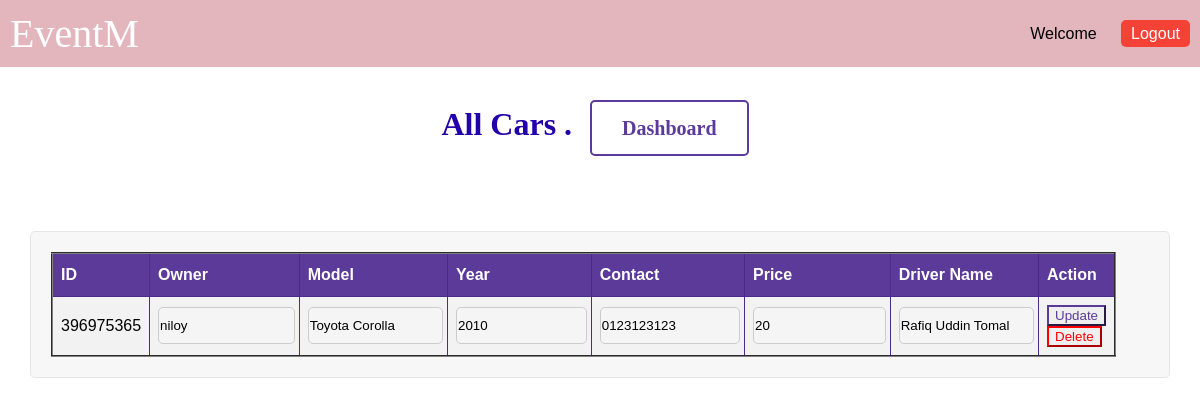
The page /admin/view_car_rent.php on the database its author committed.
### tables this page shows
CREATE TABLE `car_rent` (
  `id` int(9) NOT NULL,
  `owner` text NOT NULL,
  `model` varchar(200) NOT NULL,
  `year` varchar(128) NOT NULL,
  `contact` varchar(12) NOT NULL,
  `price` varchar(12) NOT NULL,
  `driver_name` varchar(200) NOT NULL
);

### admin/view_car_rent.php (the view, shortened to what this page needs)
<?php
include("../load_data.php");
$query = "SELECT * FROM car_rent";
$result = mysqli_query($connect, $query);
?>
<!DOCTYPE html>
<html lang="en">
<head>
</head>
<body>
    <?php include("topbar.php");
    ?>
    </div>
    <br>
    <h1 align=center>
        <font style='color: #2200AA ; font-family: "Times New Roman"'> All Cars      .     <a class="btn btn-login" href = "adashboard.php">Dashboard </a></font>
    </h1>
    <br>
    <br>
    <div class="dashboard">
    <div class="info-panel">
    <table id='customers' border="2">
    <tr>
        <th>ID</th>
        <th>Owner</th>
        <th>Model</th>
        <th>Year</th>
        <th>Contact</th>
        <th>Price</th>
        <th>Driver Name</th>
        <th>Action</th>
    </tr>
    <?php while ($row = mysqli_fetch_assoc($result)): ?>
        <tr>
            <td><?= $row['id'] ?></td>
            <td>
                <form method="post" action="<?php echo $_SERVER['PHP_SELF']; ?>">
                    <input type="text" id="new_owner" name="new_owner" value="<?= $row['owner']; ?>" required>
            </td>
            <td>
                <input type="text" id="new_model" name="new_model" value="<?= $row['model']; ?>" required>
            </td>
            <td>
                <input type="text" id="new_year" name="new_year" value="<?= $row['year']; ?>" required>
            </td>
            <td>
                <input type="text" id="new_contact" name="new_contact" value="<?= $row['contact']; ?>" required>
            </td>
            <td>
                <input type="text" id="new_price" name="new_price" value="<?= $row['price']; ?>" required>
            </td>
            <td>
                <input type="text" id="new_driver_name" name="new_driver_name" value="<?= $row['driver_name']; ?>"
                    required>
            </td>
            <td>
                <button type="submit" class="btn-login" onclick="return confirmUpdate()">Update</button>
                <form id="deleteForm_<?= $row['id'] ?>" method="post" action="<?php echo $_SERVER['PHP_SELF']; ?>">
                    <button type="button" class='btn-delete' onclick="confirmDelete(<?= $row['id'] ?>)">Delete</button>
                </form>
            </td>
        </tr>
    <?php endwhile; ?>
</table>
    </div>
</body>
</html>

### admin/admin_style.php (style rules this page uses)
body { font-family: Arial, sans-serif; margin: 0; padding: 0; }
input[type='text'], input[type='email'], input[type='number'], input[type='date'], input[type='password'] { width: 100%; padding-top: 10px; padding-bottom: 10px; padding-left: 1px; padding-right: 1px; margin-left: 0px; border: 1px solid #ccc; border-radius: 5px; background-color: rgba(255, 255, 255, 0.2); color: #000; }
.dashboard { display: flex; justify-content: space-between; padding: 20px; }
.info-panel { background-color: #f2f2f29b; border: 1px solid #dddddd9b; border-radius: 5px; padding: 20px; margin: 10px; flex: 1; text-align: left; }
.btn { padding: 15px 30px; font-size: 20px; border: 2px solid transparent; border-radius: 5px; cursor: pointer; transition: background-color 0.3s, color 0.3s, border-color 0.3s; margin: 10px; background-color: transparent; color: #000; }
.btn-login { border-color: #5b3a9a; color: #5b3a9a; }
a { text-decoration: none; }
.btn-delete { border-color: #FF0000; color: #FF0000; }
#customers { font-family: Arial, Helvetica, sans-serif; border-collapse: collapse; width: 97%; }
#customers td, #customers th { border: 1px solid #4b2a8a; padding: 8px; }
#customers tr:nth-child(even) { background-color: #f2f2f2; }
#customers th { padding-top: 12px; padding-bottom: 12px; text-align: left; background-color: #5b3a9a; color: white; }

### rows shown on the page
car_rent: id "396975365", new_owner "niloy", new_model "Toyota Corolla", new_year "2010", new_contact "0123123123", new_price "20", new_driver_name "Rafiq Uddin Tomal"
